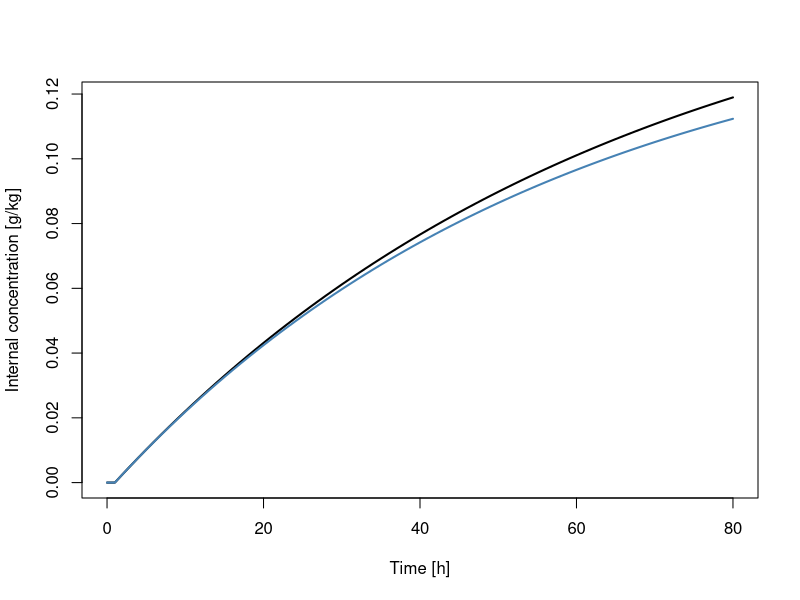

Recreate this plot in R.
library(deSolve)

#implement and call a function in R (‚deSolve‘ package)
my_function<- function(t, y,  pars, input) {
  with(as.list(c(y, pars)), { 
    Cw <- input(t)
    #change in state
    dCi=ku*Cw-ke*Ci  
    dCi2=kd*(Cw-Ci2)
    return(list(c(dCi, dCi2)))   })}

#input
t <- c(0: 80)            #time vector, h
conc <- read.csv("exposure_scenario.csv", header=FALSE, sep=",", skip=1)

Cw <- approxfun(t, conc[,2],  rule = 2, method = "constant") #interpolation

#initial state variables
yini<- c(Ci=0, Ci2=0)
#parameters
pars<-c(
  ku=0.01750034,
  ke=0.01566554,
  kd = 0.01750034
)

#call function, collect outputs
output<- lsoda(y = yini, times = t, func = my_function, pars, input=Cw)
                   

#plot results
plot(output[,1], output[,2], type="l", lty= 1, lwd=2, xlab = "Time [h]", 
     ylab = "Internal concentration [g/kg]")
       lines(output[,1], output[,3], lty= 1, lwd=2, col="steelblue")

       legend(70,32 , lty = 1,lwd=2, col= c("steelblue","black"), legend=c("high", "low"), box.col = "white") 
